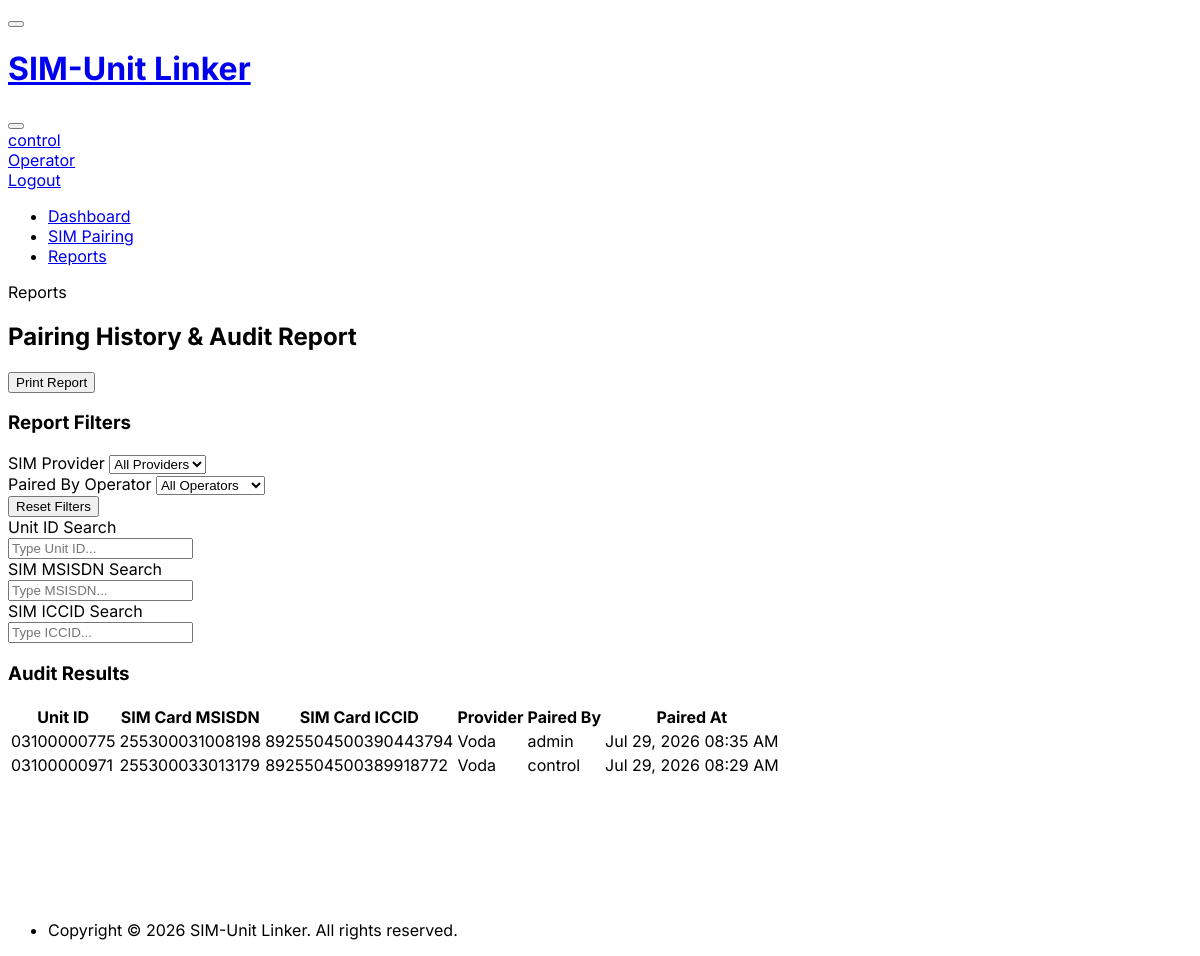
/report (signed in), run on the app's committed database.
### database.py (models this page shows)
class User(Base):
    __tablename__ = 'users'
    id = Column(Integer, primary_key=True, autoincrement=True)
    username = Column(String, unique=True, nullable=False, index=True)
    password_hash = Column(String, nullable=False)
    is_admin = Column(Boolean, default=False)
    pairings = relationship("Pairing", back_populates="paired_by")

class Pairing(Base):
    __tablename__ = 'pairings'
    id = Column(Integer, primary_key=True, autoincrement=True)
    unit_id = Column(String, ForeignKey('units.id'), nullable=False)
    sim_card_id = Column(Integer, ForeignKey('sim_cards.id'), nullable=False)
    paired_by_user_id = Column(Integer, ForeignKey('users.id'), nullable=False)
    paired_at = Column(DateTime, default=datetime.utcnow)
    is_active = Column(Boolean, default=True)  # True = current pairing, False = historic pairing
    unit = relationship("Unit", back_populates="pairings")
    sim_card = relationship("SimCard", back_populates="pairings")
    paired_by = relationship("User", back_populates="pairings")

class SimCard(Base):
    __tablename__ = 'sim_cards'
    id = Column(Integer, primary_key=True, autoincrement=True)
    msisdn = Column(String, nullable=False, index=True)
    iccid = Column(String, nullable=False, index=True)
    provider = Column(String, nullable=False)
    pairings = relationship("Pairing", back_populates="sim_card")

### main.py (the view)
@app.get("/report", response_class=HTMLResponse)
async def report_get(
    request: Request,
    unit_filter: str = "",
    msisdn_filter: str = "",
    iccid_filter: str = "",
    provider_filter: str = "",
    user_filter: str = "",
    current_user = Depends(require_user),
    db: Session = Depends(get_db)
):
    query = db.query(Pairing).options(
        joinedload(Pairing.sim_card),
        joinedload(Pairing.paired_by)
    ).filter(Pairing.is_active == True)
    if unit_filter.strip():
        query = query.filter(Pairing.unit_id.like(f"%{unit_filter.strip()}%"))
    if msisdn_filter.strip() or iccid_filter.strip() or provider_filter.strip():
        query = query.join(Pairing.sim_card)
        if msisdn_filter.strip():
            query = query.filter(SimCard.msisdn.like(f"%{msisdn_filter.strip()}%"))
        if iccid_filter.strip():
            query = query.filter(SimCard.iccid.like(f"%{iccid_filter.strip()}%"))
        if provider_filter.strip():
            query = query.filter(SimCard.provider == provider_filter)
    if user_filter.strip():
        try:
            query = query.filter(Pairing.paired_by_user_id == int(user_filter))
        except ValueError:
            pass
    pairings = query.order_by(Pairing.paired_at.desc()).all()
    providers = [r[0] for r in db.query(SimCard.provider).distinct().all() if r[0]]
    users = db.query(User).order_by(User.username.asc()).all()
    is_htmx = request.headers.get("HX-Request") == "true"
    template_name = "partials/report_table.html" if is_htmx else "report.html"
    return templates.TemplateResponse(request, template_name, {
        "current_user": current_user,
        "active_page": "report",
        "pairings": pairings,
        "providers": providers,
        "users": users,
        "filters": {
            "unit": unit_filter,
            "msisdn": msisdn_filter,
            "iccid": iccid_filter,
            "provider": provider_filter,
            "user": user_filter
        }
    })

### templates/report.html (shortened to what this page needs)
{% extends "base.html" %}
{% block content %}
<div class="page-header d-print-none">
  <div class="row align-items-center">
    <div class="col">
      <div class="page-pretitle">Reports</div>
      <h2 class="page-title">Pairing History & Audit Report</h2>
    </div>
    <div class="col-auto ms-auto">
      <button class="btn btn-outline-primary" onclick="window.print()">
         Print Report
      </button>
    </div>
  </div>
</div>
<div class="card mb-4 d-print-none">
  <div class="card-header bg-light">
    <h3 class="card-title fw-bold"> Report Filters</h3>
  </div>
  <div class="card-body">
    <form id="filter-form" hx-get="/report" hx-target="#report-table-container" hx-swap="innerHTML" hx-trigger="change from:select, keyup changed delay:300ms from:input" onsubmit="return false;">
      <div class="row g-3">
        <div class="col-md-4">
          <label class="form-label font-weight-bold">SIM Provider</label>
          <select class="form-select form-select-sm" name="provider_filter">
            <option value="">All Providers</option>
          </select>
        </div>
        <div class="col-md-4">
          <label class="form-label font-weight-bold">Paired By Operator</label>
          <select class="form-select form-select-sm" name="user_filter">
            <option value="">All Operators</option>
          </select>
        </div>
        <div class="col-md-4 d-flex align-items-end">
          <button type="button" class="btn btn-sm btn-outline-secondary w-100" onclick="resetFilters()">
             Reset Filters
          </button>
        </div>
      </div>
      <div class="row g-3 mt-1">
        <div class="col-md-4">
          <label class="form-label font-weight-bold">Unit ID Search</label>
          <div class="input-icon">
            <input type="text" class="form-control form-control-sm" placeholder="Type Unit ID..." name="unit_filter">
          </div>
        </div>
        <div class="col-md-4">
          <label class="form-label font-weight-bold">SIM MSISDN Search</label>
          <div class="input-icon">
            <input type="text" class="form-control form-control-sm" placeholder="Type MSISDN..." name="msisdn_filter">
          </div>
        </div>
        <div class="col-md-4">
          <label class="form-label font-weight-bold">SIM ICCID Search</label>
          <div class="input-icon">
            <input type="text" class="form-control form-control-sm" placeholder="Type ICCID..." name="iccid_filter">
          </div>
        </div>
      </div>
    </form>
  </div>
</div>
<div class="card">
  <div class="card-header bg-dark-lt d-flex justify-content-between align-items-center">
    <h3 class="card-title fw-bold"> Audit Results</h3>
  </div>
  <div id="report-table-container">
    {% include "partials/report_table.html" %}
  </div>
</div>
{% endblock %}

### templates/base.html (shortened to what this page needs)
<!doctype html>
<html lang="en">
  <head>
    <link rel="stylesheet" href="https://cdn.jsdelivr.net/npm/@tabler/core@1.0.0-beta20/dist/css/tabler.min.css">
    <link rel="stylesheet" href="https://cdn.jsdelivr.net/npm/@tabler/icons-webfont@latest/tabler-icons.min.css">
  </head>
  <body data-bs-theme="light">
    <div class="page">
      <header class="navbar navbar-expand-md d-print-none">
        <div class="container-xl">
          <button class="navbar-toggler" type="button" data-bs-toggle="collapse" data-bs-target="#navbar-menu" aria-controls="navbar-menu" aria-expanded="false" aria-label="Toggle navigation">
          </button>
          <h1 class="navbar-brand navbar-brand-autodark d-none-hd-menu pe-0 pe-md-3">
            <a href="/">
              SIM-Unit Linker
            </a>
          </h1>
          <div class="navbar-nav flex-row order-md-last align-items-center">
            <div class="nav-item me-3">
              <button onclick="toggleTheme()" class="btn btn-icon btn-ghost-secondary border-0" id="theme-toggle-btn" title="Toggle Light/Dark Theme">
              </button>
            </div>
            {% if current_user %}
            <div class="nav-item dropdown">
              <a href="#" class="nav-link d-flex lh-1 text-reset p-0" data-bs-toggle="dropdown" aria-label="Open user menu">
                <div class="d-none d-xl-block ps-2">
                  <div>{{ current_user.username }}</div>
                  <div class="mt-1 small text-muted">{% if current_user.is_admin %}Administrator{% else %}Operator{% endif %}</div>
                </div>
              </a>
              <div class="dropdown-menu dropdown-menu-end dropdown-menu-arrow">
                <a href="/logout" class="dropdown-content dropdown-item text-danger">
                   Logout
                </a>
              </div>
            </div>
            {% endif %}
          </div>
          <div class="collapse navbar-collapse" id="navbar-menu">
            <div class="d-flex flex-column flex-md-row flex-fill align-items-stretch align-items-md-center">
              <ul class="navbar-nav">
                <li class="nav-item {% if active_page == 'dashboard' %}active{% endif %}">
                  <a class="nav-link" href="/">
                    <span class="nav-link-title">Dashboard</span>
                  </a>
                </li>
                <li class="nav-item {% if active_page == 'pairing' %}active{% endif %}">
                  <a class="nav-link" href="/pairing">
                    <span class="nav-link-title">SIM Pairing</span>
                  </a>
                </li>
                <li class="nav-item {% if active_page == 'report' %}active{% endif %}">
                  <a class="nav-link" href="/report">
                    <span class="nav-link-title">Reports</span>
                  </a>
                </li>
              </ul>
            </div>
          </div>
        </div>
      </header>
      <div class="page-wrapper">
        <div class="page-body">
          <div class="container-xl">
            {% block content %}{% endblock %}
          </div>
        </div>
        <footer class="footer footer-transparent d-print-none mt-auto py-3">
          <div class="container-xl">
            <div class="row text-center align-items-center flex-row-reverse">
              <div class="col-12 col-lg-auto mt-3 mt-lg-0">
                <ul class="list-inline list-inline-dots mb-0">
                  <li class="list-inline-item">
                    Copyright &copy; 2026 SIM-Unit Linker. All rights reserved.
                  </li>
                </ul>
              </div>
            </div>
          </div>
        </footer>
      </div>
    </div>
  </body>
</html>

### templates/partials/report_table.html (shortened to what this page needs)
<div class="table-responsive" style="min-height: 200px;">
  <table class="table table-vcenter card-table table-hover">
    <thead>
      <tr>
        <th>Unit ID</th>
        <th>SIM Card MSISDN</th>
        <th>SIM Card ICCID</th>
        <th>Provider</th>
        <th>Paired By</th>
        <th>Paired At</th>
      </tr>
    </thead>
    <tbody>
      {% for pairing in pairings %}
      <tr>
        <td>
          <span class="font-weight-semibold">{{ pairing.unit_id }}</span>
        </td>
        <td>{{ pairing.sim_card.msisdn }}</td>
        <td class="font-monospace text-muted small">{{ pairing.sim_card.iccid }}</td>
        <td>
          <span class="badge bg-blue-lt">{{ pairing.sim_card.provider }}</span>
        </td>
        <td>
          <div class="d-flex align-items-center">
            <span>{{ pairing.paired_by.username }}</span>
          </div>
        </td>
        <td class="small text-muted" title="{{ pairing.paired_at.strftime('%Y-%m-%d %H:%M:%S') }}">
          {{ pairing.paired_at.strftime('%b %d, %Y %I:%M %p') }}
        </td>
      </tr>
      {% endfor %}
    </tbody>
  </table>
</div>

### templates/base.html (style rules this page uses)
:root { --tblr-font-sans-serif: 'Inter', -apple-system, BlinkMacSystemFont, San Francisco, Segoe UI, Roboto, Helvetica Neue, sans-serif; }
body { font-family: var(--tblr-font-sans-serif); }
.card { transition: transform 0.2s ease, box-shadow 0.2s ease; }

### data on the page
User: username "control"
Pairing: unit_id "03100000775", sim_card.msisdn "255300031008198", sim_card.iccid "8925504500390443794", sim_card.provider "Voda", paired_by.username "admin", paired_at "Jul 29, 2026 08:35 AM"
Pairing: unit_id "03100000971", sim_card.msisdn "255300033013179", sim_card.iccid "8925504500389918772", sim_card.provider "Voda", paired_by.username "control", paired_at "Jul 29, 2026 08:29 AM"
